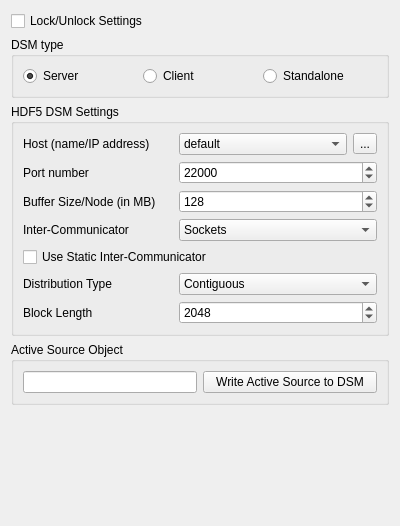
<?xml version="1.0" encoding="UTF-8"?>
<ui version="4.0">
 <class>H5FDdsmPanel</class>
 <widget class="QWidget" name="H5FDdsmPanel">
  <property name="geometry">
   <rect>
    <x>0</x>
    <y>0</y>
    <width>400</width>
    <height>526</height>
   </rect>
  </property>
  <property name="windowTitle">
   <string>Form</string>
  </property>
  <layout class="QVBoxLayout" name="verticalLayout">
   <item>
    <widget class="QCheckBox" name="lockSettings">
     <property name="text">
      <string>Lock/Unlock Settings</string>
     </property>
    </widget>
   </item>
   <item>
    <widget class="QGroupBox" name="dsmTypeBox">
     <property name="title">
      <string>DSM type</string>
     </property>
     <layout class="QHBoxLayout" name="horizontalLayout">
      <item>
       <widget class="QRadioButton" name="dsmIsServer">
        <property name="text">
         <string>Server</string>
        </property>
        <property name="checked">
         <bool>true</bool>
        </property>
       </widget>
      </item>
      <item>
       <widget class="QRadioButton" name="dsmIsClient">
        <property name="text">
         <string>Client</string>
        </property>
       </widget>
      </item>
      <item>
       <widget class="QRadioButton" name="dsmIsStandalone">
        <property name="text">
         <string>Standalone</string>
        </property>
        <property name="checked">
         <bool>false</bool>
        </property>
       </widget>
      </item>
     </layout>
    </widget>
   </item>
   <item>
    <widget class="QGroupBox" name="dsmSettingBox">
     <property name="title">
      <string>HDF5 DSM Settings</string>
     </property>
     <layout class="QGridLayout" name="gridLayout">
      <property name="horizontalSpacing">
       <number>6</number>
      </property>
      <item row="4" column="1" colspan="2">
       <widget class="QComboBox" name="dsmInterCommType">
        <property name="sizePolicy">
         <sizepolicy hsizetype="Expanding" vsizetype="Fixed">
          <horstretch>0</horstretch>
          <verstretch>0</verstretch>
         </sizepolicy>
        </property>
        <property name="currentIndex">
         <number>0</number>
        </property>
        <item>
         <property name="text">
          <string>Sockets</string>
         </property>
        </item>
        <item>
         <property name="text">
          <string>MPI</string>
         </property>
        </item>
        <item>
         <property name="text">
          <string>MPI_RMA</string>
         </property>
        </item>
        <item>
         <property name="text">
          <string>DMAPP</string>
         </property>
        </item>
       </widget>
      </item>
      <item row="2" column="1" colspan="2">
       <widget class="QSpinBox" name="dsmInterCommPort">
        <property name="sizePolicy">
         <sizepolicy hsizetype="Expanding" vsizetype="Fixed">
          <horstretch>0</horstretch>
          <verstretch>0</verstretch>
         </sizepolicy>
        </property>
        <property name="maximum">
         <number>65535</number>
        </property>
        <property name="singleStep">
         <number>1000</number>
        </property>
        <property name="value">
         <number>22000</number>
        </property>
       </widget>
      </item>
      <item row="4" column="0">
       <widget class="QLabel" name="dsmInterCommTypeLabel">
        <property name="minimumSize">
         <size>
          <width>150</width>
          <height>0</height>
         </size>
        </property>
        <property name="text">
         <string>Inter-Communicator</string>
        </property>
       </widget>
      </item>
      <item row="3" column="0">
       <widget class="QLabel" name="dsmSizeLabel">
        <property name="minimumSize">
         <size>
          <width>150</width>
          <height>0</height>
         </size>
        </property>
        <property name="text">
         <string>Buffer Size/Node (in MB)</string>
        </property>
       </widget>
      </item>
      <item row="3" column="1" colspan="2">
       <widget class="QSpinBox" name="dsmSize">
        <property name="sizePolicy">
         <sizepolicy hsizetype="Expanding" vsizetype="Fixed">
          <horstretch>0</horstretch>
          <verstretch>0</verstretch>
         </sizepolicy>
        </property>
        <property name="maximum">
         <number>65535</number>
        </property>
        <property name="value">
         <number>128</number>
        </property>
       </widget>
      </item>
      <item row="1" column="0">
       <widget class="QLabel" name="dsmServerNameLabel">
        <property name="minimumSize">
         <size>
          <width>150</width>
          <height>0</height>
         </size>
        </property>
        <property name="text">
         <string>Host (name/IP address)</string>
        </property>
       </widget>
      </item>
      <item row="1" column="1">
       <widget class="QComboBox" name="dsmServerName">
        <property name="sizePolicy">
         <sizepolicy hsizetype="Expanding" vsizetype="Fixed">
          <horstretch>0</horstretch>
          <verstretch>0</verstretch>
         </sizepolicy>
        </property>
        <property name="currentIndex">
         <number>0</number>
        </property>
        <item>
         <property name="text">
          <string>default</string>
         </property>
        </item>
        <item>
         <property name="text">
          <string>agno.staff.cscs.ch</string>
         </property>
        </item>
        <item>
         <property name="text">
          <string>dino.staff.cscs.ch</string>
         </property>
        </item>
        <item>
         <property name="text">
          <string>breno.staff.cscs.ch</string>
         </property>
        </item>
        <item>
         <property name="text">
          <string>horus.login.cscs.ch</string>
         </property>
        </item>
        <item>
         <property name="text">
          <string>localhost</string>
         </property>
        </item>
       </widget>
      </item>
      <item row="1" column="2">
       <widget class="QToolButton" name="addDsmServer">
        <property name="enabled">
         <bool>true</bool>
        </property>
        <property name="text">
         <string>...</string>
        </property>
        <property name="icon">
         <iconset>
          <normaloff>:/pqWidgets/Icons/pqConnect24.png</normaloff>:/pqWidgets/Icons/pqConnect24.png</iconset>
        </property>
       </widget>
      </item>
      <item row="2" column="0">
       <widget class="QLabel" name="dsmInterCommPortLabel">
        <property name="minimumSize">
         <size>
          <width>150</width>
          <height>0</height>
         </size>
        </property>
        <property name="text">
         <string>Port number</string>
        </property>
       </widget>
      </item>
      <item row="5" column="0" colspan="3">
       <widget class="QCheckBox" name="staticInterCommBox">
        <property name="text">
         <string>Use Static Inter-Communicator</string>
        </property>
       </widget>
      </item>
      <item row="6" column="0">
       <widget class="QLabel" name="dsmDistributionTypeLabel">
        <property name="text">
         <string>Distribution Type</string>
        </property>
       </widget>
      </item>
      <item row="6" column="1" colspan="2">
       <widget class="QComboBox" name="dsmDistributionType">
        <item>
         <property name="text">
          <string>Contiguous</string>
         </property>
        </item>
        <item>
         <property name="text">
          <string>Block Cyclic</string>
         </property>
        </item>
        <item>
         <property name="text">
          <string>Random Block Cyclic</string>
         </property>
        </item>
       </widget>
      </item>
      <item row="7" column="0">
       <widget class="QLabel" name="dsmBlockLengthLabel">
        <property name="text">
         <string>Block Length</string>
        </property>
       </widget>
      </item>
      <item row="7" column="1" colspan="2">
       <widget class="QSpinBox" name="dsmBlockLength">
        <property name="minimum">
         <number>256</number>
        </property>
        <property name="maximum">
         <number>4194304</number>
        </property>
        <property name="singleStep">
         <number>256</number>
        </property>
        <property name="value">
         <number>2048</number>
        </property>
       </widget>
      </item>
     </layout>
    </widget>
   </item>
   <item>
    <widget class="QGroupBox" name="sourceBox">
     <property name="enabled">
      <bool>true</bool>
     </property>
     <property name="sizePolicy">
      <sizepolicy hsizetype="Expanding" vsizetype="Preferred">
       <horstretch>0</horstretch>
       <verstretch>0</verstretch>
      </sizepolicy>
     </property>
     <property name="title">
      <string>Active Source Object</string>
     </property>
     <layout class="QGridLayout" name="gridLayout_3">
      <item row="0" column="2" colspan="2">
       <widget class="QPushButton" name="writeToDSM">
        <property name="sizePolicy">
         <sizepolicy hsizetype="Expanding" vsizetype="Fixed">
          <horstretch>0</horstretch>
          <verstretch>0</verstretch>
         </sizepolicy>
        </property>
        <property name="text">
         <string>Write Active Source to DSM</string>
        </property>
       </widget>
      </item>
      <item row="0" column="0" colspan="2">
       <widget class="QLineEdit" name="infoTextOutput">
        <property name="readOnly">
         <bool>true</bool>
        </property>
       </widget>
      </item>
     </layout>
    </widget>
   </item>
   <item>
    <spacer name="verticalSpacer">
     <property name="orientation">
      <enum>Qt::Vertical</enum>
     </property>
     <property name="sizeHint" stdset="0">
      <size>
       <width>20</width>
       <height>40</height>
      </size>
     </property>
    </spacer>
   </item>
  </layout>
 </widget>
 <resources/>
 <connections/>
</ui>
